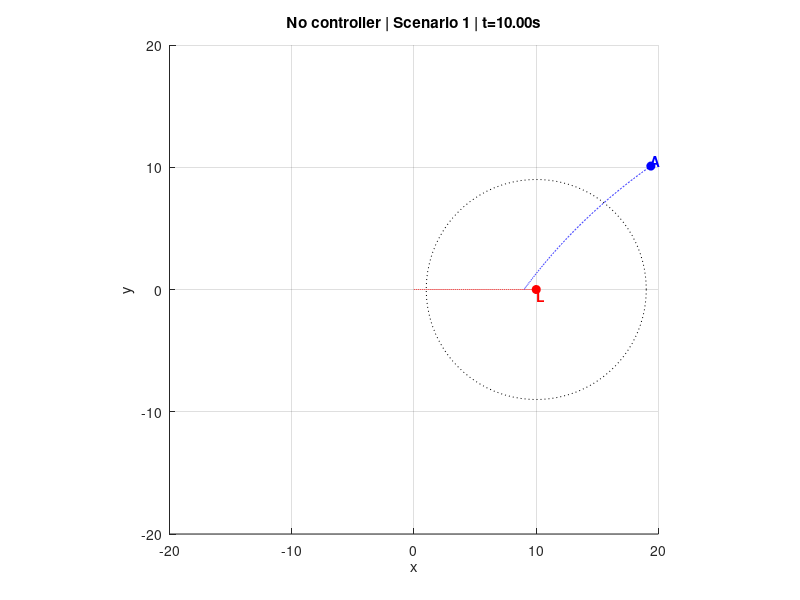
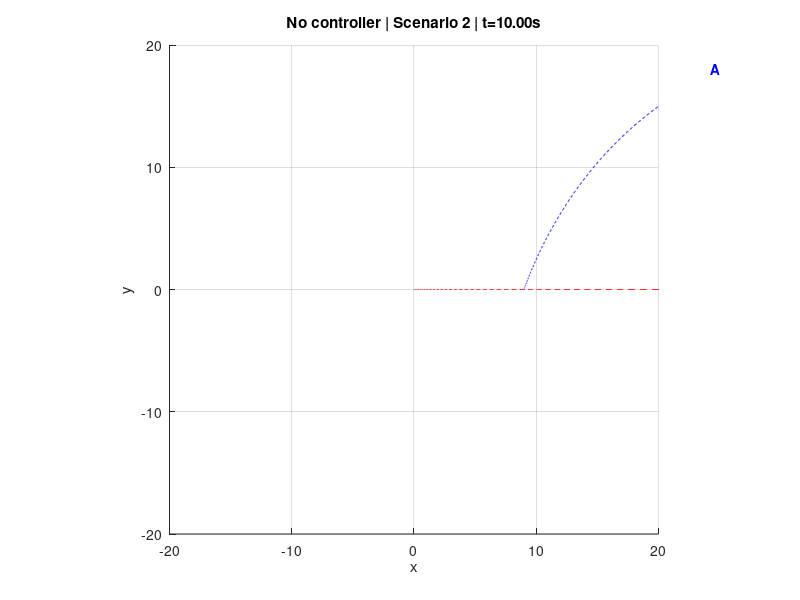
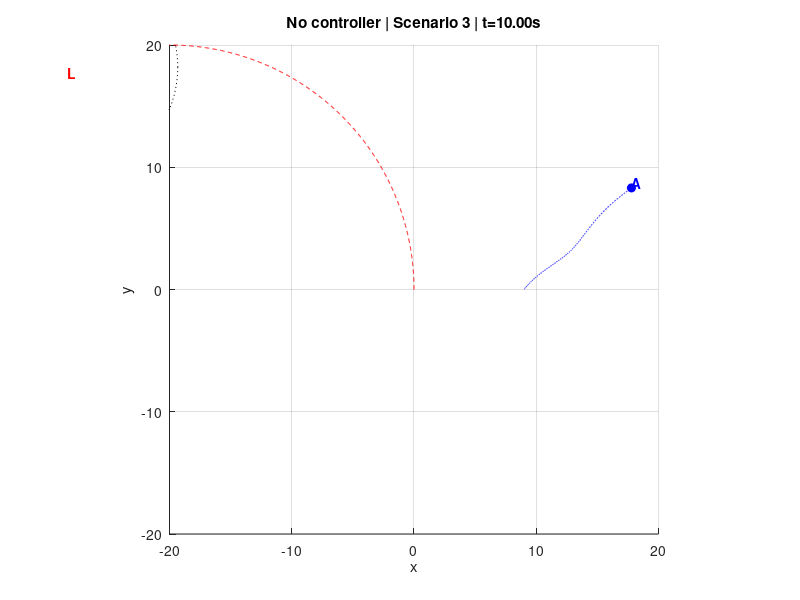
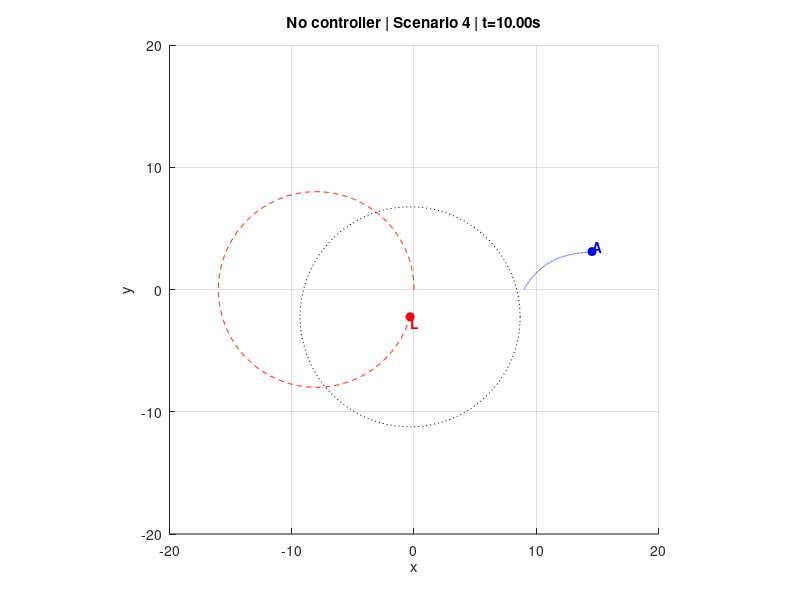

Recreate these plots in MATLAB, in order.
% Linearized system without a controller.
% Vehicle A receives forces Fr and Fn and follows the leader.

clc; clear; close all;

%% Physical parameters of the vehicle
m = 9;              % mass (kg)
c = 5;              % damping coefficient
R = 9;              % desired radius (distance from the leader)

%% Simulation time parameters
dt = 0.01;         % time step (s)
tf = 10;            % total simulation time (s)
t = 0:dt:tf;        % time vector
N = length(t);      % number of steps
th = linspace(0, 2*pi, 100); % for drawing the circle
%% Leader trajectories (scenarios)
% Each function returns [xL; yL] for every t
raw_trajectories = {
    @(t) [t;0],                                                 % Scenario 1: straight line
    @(t) [0.5*t.^2; 0],                                         % Scenario 2: accelerating
    @(t) [20*cos(0.2*t); 20*sin(0.2*t)],                        % Scenario 3: slow circle
    @(t) [8*cos(0.6*t); 8*sin(0.6*t)],                          % Scenario 4: fast circle
    @(t) [10*sin(1.5*t).*cos(0.5*t); 10*cos(2.2*t).*sin(0.7*t)] % Scenario 5: chaotic
};

%% Force inputs (Fr, Fn) per scenario
% open-loop force profile for each scenario
forces = {
    @(t) [5 + 2*sin(0.2*t); 5 + 2*cos(0.2*t)],           % Scenario 1
    @(t) [5 + t; 15 - t],                                % Scenario 2
    @(t) [5 + 2*sin(t); 5 + 2*cos(t)],                   % Scenario 3
    @(t) [2 + 2*sin(0.3*t); 2 + 2*cos(0.4*t)],           % Scenario 4
    @(t) [3*sin(0.1*t.^2); 33*cos(0.2*t.^1.5)]           % Scenario 5
};

%% Run the 5 scenarios
for scenario = 1:5
    % Shift the leader trajectory so it starts at (0,0)
    Lraw = raw_trajectories{scenario};
    L0 = Lraw(0);
    Lfun = @(t) Lraw(t) - L0;

    %  Pick the force profile for this scenario
    Ffun = forces{scenario};

    % Initialize position/velocity variables
    xL = zeros(1, N); yL = zeros(1, N);          % leader position
    xA = zeros(1, N); yA = zeros(1, N);         % position of A
    vxA = zeros(1, N); vyA = zeros(1, N);       % velocity of A

    % Initial position of A on the circle at 0/360 degrees
    theta0 = deg2rad(0);
    xA(1) = R * cos(theta0);
    yA(1) = R * sin(theta0);

    %% Dynamics simulation (Euler integration)
    for k = 1:N-1
        tk = t(k);                     % current time
        Lk = Lfun(tk);                  % leader position
        xL(k) = Lk(1); yL(k) = Lk(2);

        % Position relative to the leader
        dx = xA(k) - xL(k);
        dy = yA(k) - yL(k);
        r_now = sqrt(dx^2 + dy^2);     % distance (optional, for metrics)


        % Forces Fr and Fn
        F = Ffun(tk);
        Fr = F(1); Fn = F(2);

        % Acceleration from the linear model
        ax = (Fr - c * vxA(k)) / m;
        ay = (Fn - c * vyA(k)) / m;

        % Euler: update velocity and position
        vxA(k+1) = vxA(k) + ax * dt;
        vyA(k+1) = vyA(k) + ay * dt;
        xA(k+1) = xA(k) + vxA(k+1) * dt;
        yA(k+1) = yA(k) + vyA(k+1) * dt;
    end

    % Last leader position
    Lk = Lfun(t(end));
    xL(N) = Lk(1); yL(N) = Lk(2);

    %% Animation
    figure('Color','w','Name',sprintf('Linearized model, no controller - Scenario %d',scenario));
    for k = 1:10:N
        clf; hold on;

        % target circle
        plot(xL(k) + R*cos(th), yL(k) + R*sin(th), 'k:');

        % draw the leader
        plot(xL(k), yL(k), 'ro', 'MarkerFaceColor','r');
        text(xL(k), yL(k)-R*0.05, 'L', 'Color','r','FontWeight','bold');

        % draw vehicle A
        plot(xA(k), yA(k), 'bo', 'MarkerSize', 6, 'MarkerFaceColor','b');
        text(xA(k), yA(k)+R*0.05, 'A', 'Color','b','FontWeight','bold');

        % trajectories
        plot(xL(1:k), yL(1:k), 'r--'); % leader trajectory
        plot(xA(1:k), yA(1:k), 'b--'); % vehicle A trajectory

        % Plot settings
        axis equal;
        axis([-20 20 -20 20]);
        title(sprintf('No controller | Scenario %d | t=%.2fs', scenario, t(k)));
        xlabel('x'); ylabel('y');
        grid on; drawnow;
    end
end
